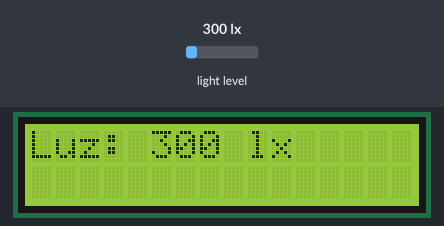
This program was run on a simulated ESP8266 (NodeMCU). On the bench: 16×2 character LCD. The test bench sets the inputs (shaded band); at power-on: light level 300 lx.

Above: at 2.6 s.
2.7 s: light level set to 40 lx
At 5.2 s:
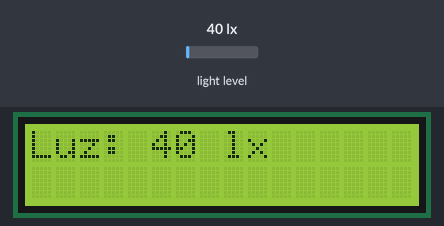
5.6 s: light level set to 500 lx
At 6.8 s:
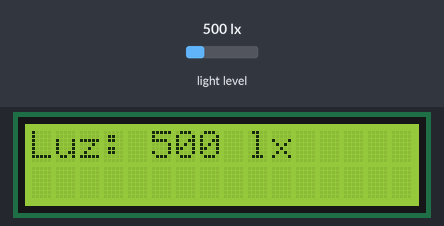
8.5 s: light level set to 1000 lx
At 11.1 s:
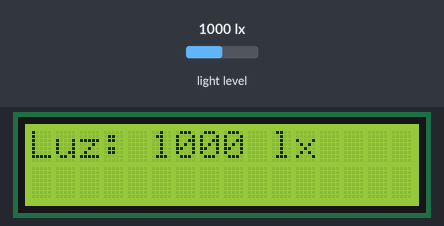
Timing chart, 0 to 12.6 s (numbered marks = the images above; inputs shaded):
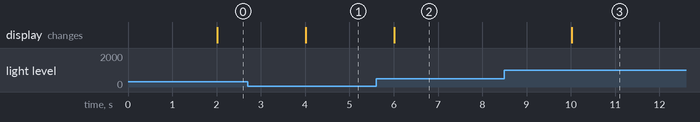

The program:

main.cpp
```cpp
/*
 *	Mostrar valores del BH1750 en una pantalla LCD
 *	Autor: Luis Ángel Cruz Díaz
 *	Fecha:  16/11/2023
 *
 *	Este programa muestra los valores de iluminación en una pantalla LCD
 *
 *	El programa utiliza la librería LiquidCrystal_I2C para controlar la pantalla LCD
 *	y la librería BH1750 para controlar el sensor de iluminación
 *
 ************************************************************************************
 *	El sensor de luz y la pantalla LCD se conectan al ESP8266 de la siguiente manera:
 *
 *  BH1750      ESP8266         LCD     Power Supply
 *	VCC---------------------------------3.3V
 *	GND---------GND-------------GND-----GND
 *	SDA---------GPIO4 (D2)------SDA
 *	SCL---------GPIO5 (D1)------SCL
 *              VIN-------------VCC-----5V
 ************************************************************************************
 *	El sensor de luz y la pantalla LCD se conectan al ESP32 de la siguiente manera:
 *
 *  BH1750      ESP32           LCD     Power Supply
 *	VCC---------------------------------3.3V
 *	GND---------GND-------------GND-----GND
 *	SDA---------GPIO21 (D21)----SDA
 *	SCL---------GPIO22 (D22)----SCL
 *              VIN-------------VCC-----5V
 */
#include <Arduino.h>
#include <Wire.h>
#include <BH1750.h>
#include <LiquidCrystal_I2C.h>

// La dirección I2C de la pantalla LCD es 0x27
LiquidCrystal_I2C lcd(0x27,16,2);

// La dirección I2C del sensor de iluminación es 0x23
BH1750 luxometro(0x23);

int tiempoAnterior = 0;
int pausa = 2000;

void setup(){
	Wire.begin();
	luxometro.begin(BH1750::CONTINUOUS_HIGH_RES_MODE_2);
	lcd.init();
	lcd.backlight();
}

void loop(){
    int tiempoActual = millis();
	if (tiempoActual - tiempoAnterior >= pausa) {
        tiempoAnterior = tiempoActual;
		uint16_t lux = luxometro.readLightLevel();
		lcd.clear();
		lcd.setCursor(0,0);
		lcd.print("Luz: " + String(lux) + " lx");
	}
}
```

Measured:
- after the input at 2.7 s, the display: changes after 1.3 s (image 1)
- after the input at 5.6 s, the display: changes after 0.41 s (image 2)
- after the input at 8.5 s, the display: changes after 1.5 s (image 3)
